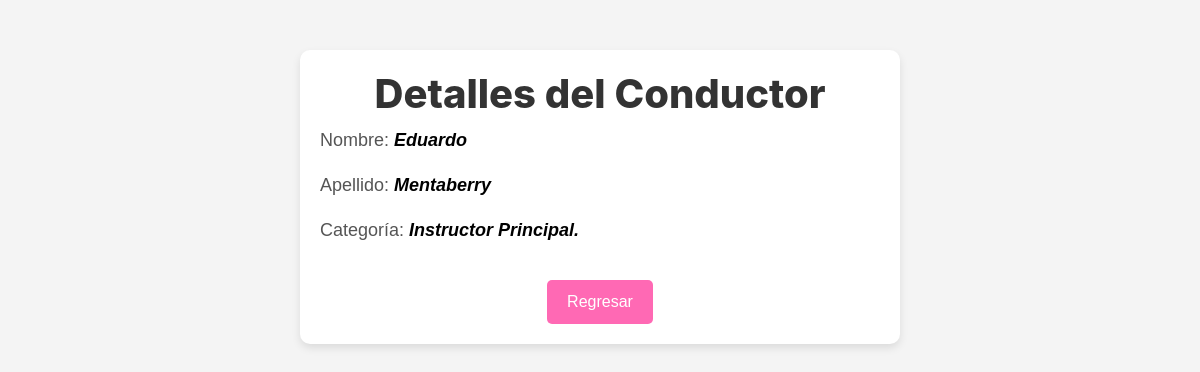
The app's page /clases/detalleconductores/3/ (signed in) with its own data.
### App/models.py (models this page shows, shortened)
class Conductor(models.Model):
    nombre = models.CharField(max_length=30)
    apellido = models.CharField(max_length=30)
    categoria = models.CharField(max_length=30)

### App/views_clases.py (the view)
# urls.py: path('clases/detalleconductores/<int:pk>/', views_clases.ConductorDetalle.as_view(), name='Detail'),
class ConductorDetalle(LoginRequiredMixin, DetailView):
    model = Conductor
    template_name = "App/conductor_detalle.html"

### App/templates/app/conductor_detalle.html (shortened to what this page needs)
<!DOCTYPE html>
<html lang="en">
<head>
    {% load static %}
    <link href="{% static 'app/css/styles.css' %}" rel="stylesheet">
</head>
<body>
    <div class="container">
        <h1>Detalles del Conductor</h1>
        <p>Nombre: <i>{{ conductor.nombre }}</i></p>
        <p>Apellido: <i>{{ conductor.apellido }}</i></p>
        <p>Categoría: <i>{{ conductor.categoria }}</i></p>
        <div class="return-link">
            <a href="{% url 'List' %}">Regresar</a>
        </div>
    </div>
</body>
</html>

### App/templates/app/conductor_detalle.html (style rules this page uses)
body { font-family: Arial, sans-serif; background-color: #f4f4f4; margin: 0; padding: 0; }
.container { max-width: 600px; margin: 50px auto; background-color: white; padding: 20px; border-radius: 10px; box-shadow: 0px 4px 8px rgba(0, 0, 0, 0.1); }
h1 { text-align: center; color: #333; }
p { font-size: 18px; color: #555; line-height: 1.6; }
p i { font-weight: bold; color: #000; }
a { display: inline-block; margin-top: 20px; padding: 10px 20px; background-color: #ff69b4; color: white; text-decoration: none; border-radius: 5px; text-align: center; }
.return-link { text-align: center; }

### records on screen
Conductor: nombre "Eduardo", apellido "Mentaberry", categoria "Instructor Principal."
